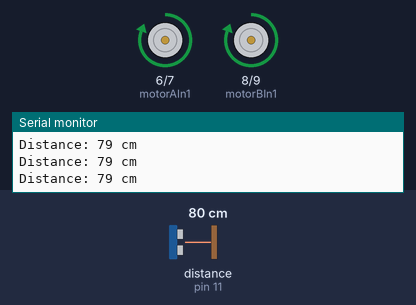
A sketch run on a simulated Arduino Uno, built with avr-gcc and run on an emulated ATmega328P. Shown: motor-driver pin pairs drawn as motors (green arrow = first pin HIGH = forward, orange = second pin HIGH = backward, longer = more drive), the last lines printed to the serial monitor. Wiring (inferred from the names in the program): ultrasonic range finder: trigger pin 10; echo pin 11. The test bench sets the inputs (shaded band); at power-on: distance to the obstacle (sensor on pin 11) 80 cm. The echo pulse lasts 58.3 µs per cm.

Above: at 1.2 s.
1.3 s: distance to the obstacle (sensor on pin 11) set to 23 cm
2.8 s: distance to the obstacle (sensor on pin 11) set to 18 cm
At 3.2 s:
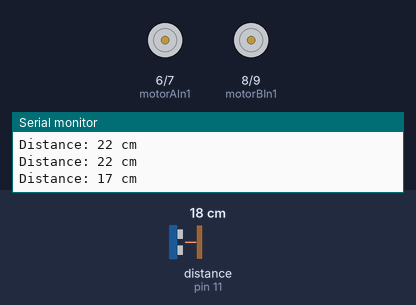
Timing chart, 0 to 11.8 s (numbered marks = the images above; inputs shaded):
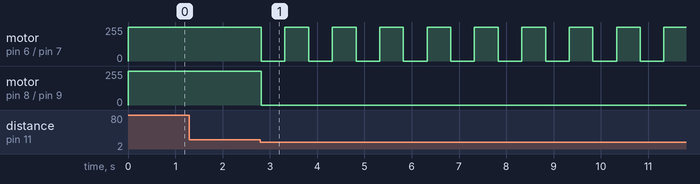

The sketch:

ObstacleDetection.ino
```cpp
// Pin definitions
const int trigPin = 10;  // Trigger pin for HC-SR04
const int echoPin = 11;   // Echo pin for HC-SR04
const int motorAIn1 = 6;  // Control pin for Motor A (IN1)
const int motorAIn2 = 7;  // Control pin for Motor A (IN2)
const int motorBIn1 = 8;  // Control pin for Motor B (IN3)
const int motorBIn2 = 9;  // Control pin for Motor B (IN4)

// Threshold distance in cm
const int thresholdDistance = 20; // Change as needed

void setup() {
  Serial.begin(9600); // Initialize serial communication
  pinMode(trigPin, OUTPUT); // Set trigPin as output
  pinMode(echoPin, INPUT);  // Set echoPin as input
  pinMode(motorAIn1, OUTPUT); // Motor control pins
  pinMode(motorAIn2, OUTPUT);
  pinMode(motorBIn1, OUTPUT);
  pinMode(motorBIn2, OUTPUT);
}

void loop() {
  long distance = measureDistance(); // Get distance from ultrasonic sensor

  Serial.print("Distance: ");
  Serial.print(distance);
  Serial.println(" cm");

  if (distance < thresholdDistance) {
    // If an obstacle is detected
    stopMotors();
    delay(500); // Pause before changing direction
    turnRight(); // Turn to avoid obstacle
  } else {
    // If no obstacle, move forward
    moveForward();
  }
}

// Function to measure distance
long measureDistance() {
  long duration, distance;

  // Clear the trigPin
  digitalWrite(trigPin, LOW);
  delayMicroseconds(2);

  // Trigger the sensor
  digitalWrite(trigPin, HIGH);
  delayMicroseconds(10);
  digitalWrite(trigPin, LOW);

  // Read the echoPin
  duration = pulseIn(echoPin, HIGH);

  // Calculate distance in cm
  distance = (duration * 0.0343) / 2; // Convert to cm
  return distance;
}

void moveForward() {
  digitalWrite(motorAIn1, HIGH);
  digitalWrite(motorAIn2, LOW);
  digitalWrite(motorBIn1, HIGH);
  digitalWrite(motorBIn2, LOW);
}

void stopMotors() {
  digitalWrite(motorAIn1, LOW);
  digitalWrite(motorAIn2, LOW);
  digitalWrite(motorBIn1, LOW);
  digitalWrite(motorBIn2, LOW);
}

void turnRight() {
  // Turn right by rotating Motor A forward and Motor B backward
  digitalWrite(motorAIn1, HIGH);
  digitalWrite(motorAIn2, LOW);
  digitalWrite(motorBIn1, LOW);
  digitalWrite(motorBIn2, LOW);
  delay(500); // Adjust duration for turning
  stopMotors();
}
```

Measured:
- the behaviour switches between 21 and 20 cm on distance to the obstacle (sensor on pin 11) (found by bisection; images 0 and 1)
- after the input at 2.8 s, motor on pin 6 (motorAIn1) / pin 7 (motorAIn2): alternates forward 255/255 for 0.50 s and stopped for 0.50 s, starting at once; motor on pin 8 (motorBIn1) / pin 9 (motorBIn2): forward 255/255 → stopped at once
